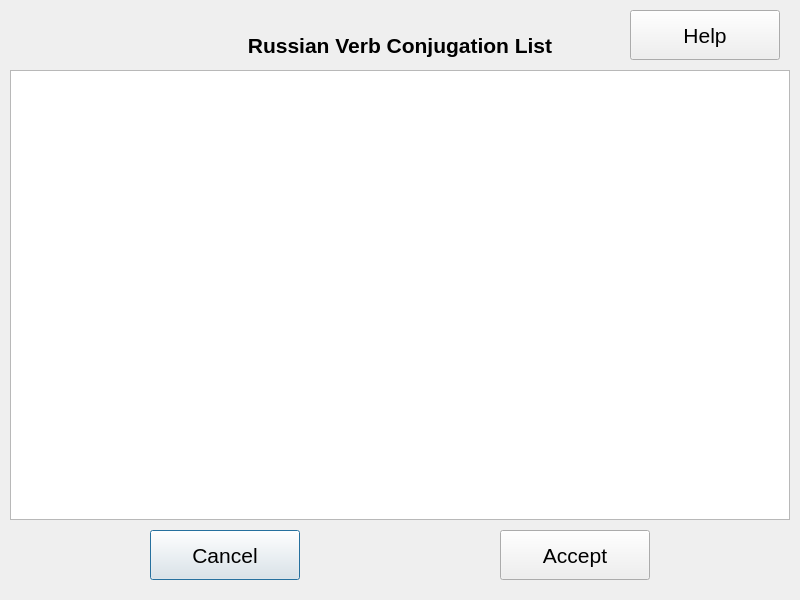
<?xml version="1.0" encoding="UTF-8"?>
<ui version="4.0">
 <class>VerbConjSel</class>
 <widget class="QDialog" name="VerbConjSel">
  <property name="geometry">
   <rect>
    <x>0</x>
    <y>0</y>
    <width>800</width>
    <height>600</height>
   </rect>
  </property>
  <property name="font">
   <font>
    <pointsize>16</pointsize>
   </font>
  </property>
  <property name="windowTitle">
   <string>Verb Conjugation Selector</string>
  </property>
  <property name="windowIcon">
   <iconset>
    <normaloff>../../../../usr/share/machinetrans/resources/logo.png</normaloff>../../../../usr/share/machinetrans/resources/logo.png</iconset>
  </property>
  <widget class="QLabel" name="titleLbl">
   <property name="geometry">
    <rect>
     <x>10</x>
     <y>30</y>
     <width>780</width>
     <height>30</height>
    </rect>
   </property>
   <property name="font">
    <font>
     <pointsize>16</pointsize>
     <weight>75</weight>
     <bold>true</bold>
    </font>
   </property>
   <property name="text">
    <string>Russian Verb Conjugation List</string>
   </property>
   <property name="alignment">
    <set>Qt::AlignCenter</set>
   </property>
  </widget>
  <widget class="QPushButton" name="cancelBttn">
   <property name="geometry">
    <rect>
     <x>150</x>
     <y>530</y>
     <width>150</width>
     <height>50</height>
    </rect>
   </property>
   <property name="text">
    <string>Cancel</string>
   </property>
  </widget>
  <widget class="QPushButton" name="acceptBttn">
   <property name="geometry">
    <rect>
     <x>500</x>
     <y>530</y>
     <width>150</width>
     <height>50</height>
    </rect>
   </property>
   <property name="text">
    <string>Accept</string>
   </property>
  </widget>
  <widget class="QListWidget" name="conjList">
   <property name="geometry">
    <rect>
     <x>10</x>
     <y>70</y>
     <width>780</width>
     <height>450</height>
    </rect>
   </property>
  </widget>
  <widget class="QPushButton" name="helpBttn">
   <property name="geometry">
    <rect>
     <x>630</x>
     <y>10</y>
     <width>150</width>
     <height>50</height>
    </rect>
   </property>
   <property name="text">
    <string>Help</string>
   </property>
  </widget>
 </widget>
 <tabstops>
  <tabstop>helpBttn</tabstop>
  <tabstop>conjList</tabstop>
  <tabstop>cancelBttn</tabstop>
  <tabstop>acceptBttn</tabstop>
 </tabstops>
 <resources/>
 <connections/>
</ui>
